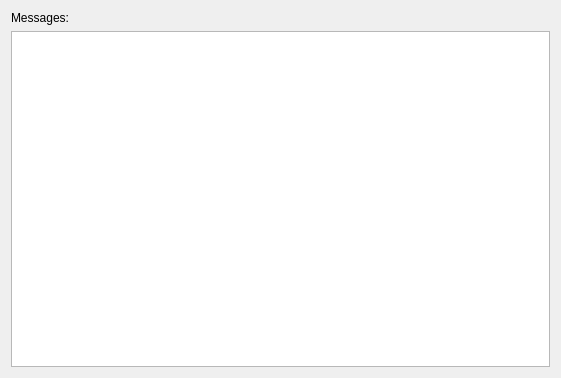
<?xml version="1.0" encoding="UTF-8"?>
<ui version="4.0">
 <class>DialogSQL</class>
 <widget class="QDialog" name="DialogSQL">
  <property name="geometry">
   <rect>
    <x>0</x>
    <y>0</y>
    <width>561</width>
    <height>378</height>
   </rect>
  </property>
  <property name="windowTitle">
   <string>SQL Scripts</string>
  </property>
  <layout class="QVBoxLayout" name="verticalLayout">
   <item>
    <widget class="QLabel" name="label">
     <property name="text">
      <string>Messages:</string>
     </property>
    </widget>
   </item>
   <item>
    <widget class="QListView" name="listView_SQL"/>
   </item>
  </layout>
 </widget>
 <layoutdefault spacing="6" margin="11"/>
 <resources/>
 <connections/>
</ui>
